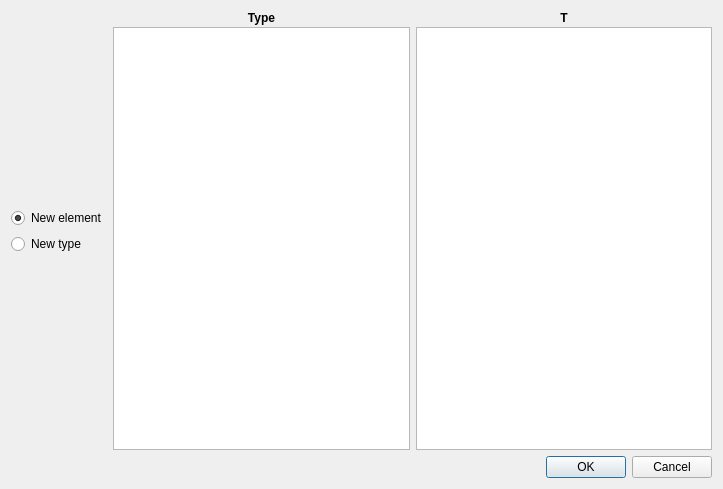
<?xml version="1.0" encoding="UTF-8"?>
<ui version="4.0">
 <class>NewGameObject</class>
 <widget class="QDialog" name="NewGameObject">
  <property name="geometry">
   <rect>
    <x>0</x>
    <y>0</y>
    <width>723</width>
    <height>489</height>
   </rect>
  </property>
  <property name="windowTitle">
   <string>Create element</string>
  </property>
  <layout class="QGridLayout" name="gridLayout">
   <item row="0" column="0">
    <layout class="QHBoxLayout" name="horizontalLayout">
     <item>
      <layout class="QVBoxLayout" name="verticalLayout_3">
       <item>
        <spacer name="verticalSpacer">
         <property name="orientation">
          <enum>Qt::Vertical</enum>
         </property>
         <property name="sizeHint" stdset="0">
          <size>
           <width>20</width>
           <height>40</height>
          </size>
         </property>
        </spacer>
       </item>
       <item>
        <widget class="QRadioButton" name="gameObject">
         <property name="text">
          <string>New element</string>
         </property>
         <property name="checked">
          <bool>true</bool>
         </property>
        </widget>
       </item>
       <item>
        <widget class="QRadioButton" name="radioButton_2">
         <property name="text">
          <string>New type</string>
         </property>
        </widget>
       </item>
       <item>
        <spacer name="verticalSpacer_2">
         <property name="orientation">
          <enum>Qt::Vertical</enum>
         </property>
         <property name="sizeHint" stdset="0">
          <size>
           <width>20</width>
           <height>40</height>
          </size>
         </property>
        </spacer>
       </item>
      </layout>
     </item>
     <item>
      <layout class="QVBoxLayout" name="verticalLayout">
       <property name="spacing">
        <number>2</number>
       </property>
       <item>
        <widget class="QLabel" name="label">
         <property name="font">
          <font>
           <weight>75</weight>
           <bold>true</bold>
          </font>
         </property>
         <property name="text">
          <string>Type</string>
         </property>
         <property name="alignment">
          <set>Qt::AlignCenter</set>
         </property>
        </widget>
       </item>
       <item>
        <widget class="QTreeView" name="treeView">
         <property name="editTriggers">
          <set>QAbstractItemView::NoEditTriggers</set>
         </property>
         <property name="alternatingRowColors">
          <bool>true</bool>
         </property>
         <property name="indentation">
          <number>0</number>
         </property>
         <property name="itemsExpandable">
          <bool>false</bool>
         </property>
         <property name="expandsOnDoubleClick">
          <bool>false</bool>
         </property>
         <attribute name="headerVisible">
          <bool>false</bool>
         </attribute>
        </widget>
       </item>
      </layout>
     </item>
     <item>
      <layout class="QVBoxLayout" name="verticalLayout_2">
       <property name="spacing">
        <number>2</number>
       </property>
       <item>
        <widget class="QLabel" name="title">
         <property name="font">
          <font>
           <weight>75</weight>
           <bold>true</bold>
          </font>
         </property>
         <property name="text">
          <string>T</string>
         </property>
         <property name="alignment">
          <set>Qt::AlignCenter</set>
         </property>
        </widget>
       </item>
       <item>
        <widget class="QTreeView" name="treeView_2">
         <property name="editTriggers">
          <set>QAbstractItemView::NoEditTriggers</set>
         </property>
         <property name="alternatingRowColors">
          <bool>true</bool>
         </property>
         <attribute name="headerVisible">
          <bool>false</bool>
         </attribute>
        </widget>
       </item>
      </layout>
     </item>
    </layout>
   </item>
   <item row="1" column="0">
    <widget class="QDialogButtonBox" name="buttonBox">
     <property name="orientation">
      <enum>Qt::Horizontal</enum>
     </property>
     <property name="standardButtons">
      <set>QDialogButtonBox::Cancel|QDialogButtonBox::Ok</set>
     </property>
    </widget>
   </item>
  </layout>
 </widget>
 <resources/>
 <connections>
  <connection>
   <sender>buttonBox</sender>
   <signal>accepted()</signal>
   <receiver>NewGameObject</receiver>
   <slot>accept()</slot>
   <hints>
    <hint type="sourcelabel">
     <x>248</x>
     <y>254</y>
    </hint>
    <hint type="destinationlabel">
     <x>157</x>
     <y>274</y>
    </hint>
   </hints>
  </connection>
  <connection>
   <sender>buttonBox</sender>
   <signal>rejected()</signal>
   <receiver>NewGameObject</receiver>
   <slot>reject()</slot>
   <hints>
    <hint type="sourcelabel">
     <x>316</x>
     <y>260</y>
    </hint>
    <hint type="destinationlabel">
     <x>286</x>
     <y>274</y>
    </hint>
   </hints>
  </connection>
 </connections>
</ui>
